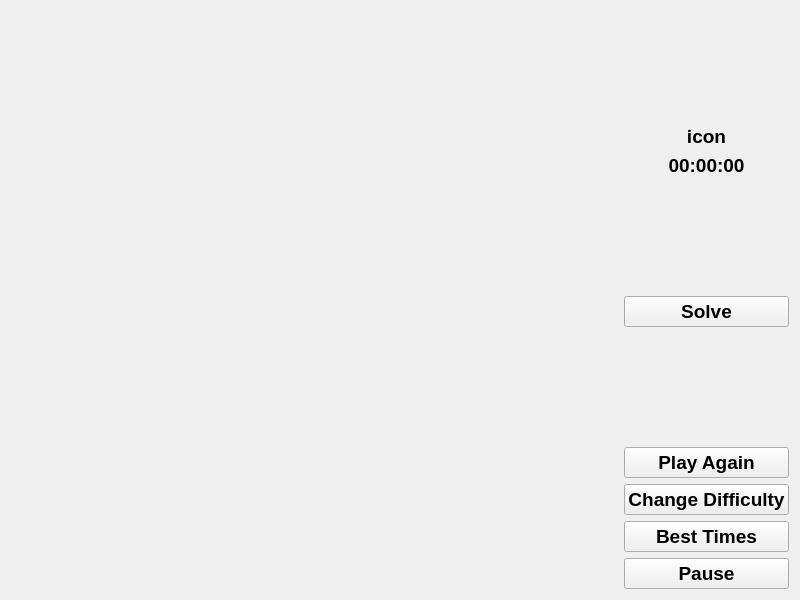
<?xml version="1.0" encoding="UTF-8"?>
<ui version="4.0">
 <class>Game</class>
 <widget class="QWidget" name="Game">
  <property name="geometry">
   <rect>
    <x>0</x>
    <y>0</y>
    <width>800</width>
    <height>600</height>
   </rect>
  </property>
  <property name="font">
   <font>
    <bold>true</bold>
   </font>
  </property>
  <property name="windowTitle">
   <string>Form</string>
  </property>
  <layout class="QVBoxLayout" name="verticalLayout_2">
   <item>
    <layout class="QHBoxLayout" name="horizontalLayout">
     <item>
      <widget class="QStackedWidget" name="stackedWidget">
       <property name="font">
        <font>
         <pointsize>20</pointsize>
         <bold>true</bold>
        </font>
       </property>
       <widget class="QWidget" name="game"/>
       <widget class="QWidget" name="pause">
        <property name="styleSheet">
         <string notr="true">background-color: gray;</string>
        </property>
        <layout class="QVBoxLayout" name="verticalLayout_3">
         <item>
          <widget class="QLabel" name="label">
           <property name="font">
            <font>
             <pointsize>20</pointsize>
             <bold>true</bold>
            </font>
           </property>
           <property name="styleSheet">
            <string notr="true">color: white;</string>
           </property>
           <property name="text">
            <string>Paused</string>
           </property>
           <property name="alignment">
            <set>Qt::AlignCenter</set>
           </property>
          </widget>
         </item>
        </layout>
       </widget>
      </widget>
     </item>
     <item>
      <layout class="QVBoxLayout" name="verticalLayout">
       <item>
        <spacer name="verticalSpacer_3">
         <property name="orientation">
          <enum>Qt::Vertical</enum>
         </property>
         <property name="sizeHint" stdset="0">
          <size>
           <width>20</width>
           <height>40</height>
          </size>
         </property>
        </spacer>
       </item>
       <item>
        <widget class="QLabel" name="iconLabel">
         <property name="font">
          <font>
           <pointsize>14</pointsize>
           <bold>true</bold>
          </font>
         </property>
         <property name="text">
          <string>icon</string>
         </property>
         <property name="alignment">
          <set>Qt::AlignCenter</set>
         </property>
        </widget>
       </item>
       <item>
        <widget class="QLabel" name="timeLabel">
         <property name="font">
          <font>
           <pointsize>14</pointsize>
           <bold>true</bold>
          </font>
         </property>
         <property name="text">
          <string>00:00:00</string>
         </property>
         <property name="alignment">
          <set>Qt::AlignCenter</set>
         </property>
        </widget>
       </item>
       <item>
        <spacer name="verticalSpacer_2">
         <property name="orientation">
          <enum>Qt::Vertical</enum>
         </property>
         <property name="sizeHint" stdset="0">
          <size>
           <width>20</width>
           <height>40</height>
          </size>
         </property>
        </spacer>
       </item>
       <item>
        <widget class="QPushButton" name="solveButton">
         <property name="font">
          <font>
           <pointsize>14</pointsize>
           <bold>true</bold>
          </font>
         </property>
         <property name="cursor">
          <cursorShape>PointingHandCursor</cursorShape>
         </property>
         <property name="text">
          <string>Solve</string>
         </property>
        </widget>
       </item>
       <item>
        <spacer name="verticalSpacer">
         <property name="orientation">
          <enum>Qt::Vertical</enum>
         </property>
         <property name="sizeHint" stdset="0">
          <size>
           <width>20</width>
           <height>40</height>
          </size>
         </property>
        </spacer>
       </item>
       <item>
        <widget class="QPushButton" name="playAgainButton">
         <property name="font">
          <font>
           <pointsize>14</pointsize>
           <bold>true</bold>
          </font>
         </property>
         <property name="cursor">
          <cursorShape>PointingHandCursor</cursorShape>
         </property>
         <property name="text">
          <string>Play Again</string>
         </property>
        </widget>
       </item>
       <item>
        <widget class="QPushButton" name="changeDifficultyButton">
         <property name="font">
          <font>
           <pointsize>14</pointsize>
           <bold>true</bold>
          </font>
         </property>
         <property name="cursor">
          <cursorShape>PointingHandCursor</cursorShape>
         </property>
         <property name="text">
          <string>Change Difficulty</string>
         </property>
        </widget>
       </item>
       <item>
        <widget class="QPushButton" name="bestTimesButton">
         <property name="font">
          <font>
           <pointsize>14</pointsize>
           <bold>true</bold>
          </font>
         </property>
         <property name="cursor">
          <cursorShape>PointingHandCursor</cursorShape>
         </property>
         <property name="text">
          <string>Best Times</string>
         </property>
        </widget>
       </item>
       <item>
        <widget class="QPushButton" name="pauseButton">
         <property name="font">
          <font>
           <pointsize>14</pointsize>
           <bold>true</bold>
          </font>
         </property>
         <property name="cursor">
          <cursorShape>PointingHandCursor</cursorShape>
         </property>
         <property name="text">
          <string>Pause</string>
         </property>
        </widget>
       </item>
      </layout>
     </item>
    </layout>
   </item>
  </layout>
 </widget>
 <resources/>
 <connections/>
</ui>
